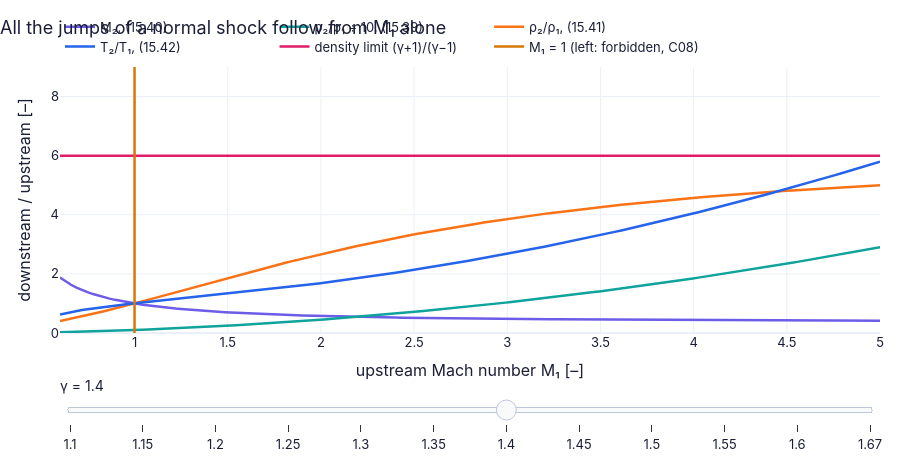

Notebook cell for this chart:
### Markdown cell above
**From scratch, without the closed form.** The energy law in the one unknown $r=u_2/u_1$ (D13 step 6) is
solved numerically by `brentq` on a bracket that leaves out the trivial root r = 1; momentum then gives the pressure. Same
numbers as `GD.normal_shock`.

### Code cell
M1 = np.linspace(0.6, 5.0, 150)                              # upstream Mach numbers, including the forbidden half
gammas = [1.1, 1.15, 1.2, 1.25, 1.3, 1.35, 1.4, 1.45, 1.5, 1.55, 1.6, 5 / 3]                         # gamma slider
def jumps(g):                                                # the four jumps for one gamma
    return {"M₂, (15.40)": (M1, GD.normal_shock_mach(M1, g)),   # downstream Mach number
            "p₂/p₁ ÷ 10, (15.39)": (M1, GD.normal_shock_pressure_ratio(M1, g) / 10),   # pressure jump, scaled to share the axis
            "ρ₂/ρ₁, (15.41)": (M1, GD.normal_shock_density_ratio(M1, g)),   # density jump
            "T₂/T₁, (15.42)": (M1, GD.normal_shock_temperature_ratio(M1, g)),   # temperature jump
            "density limit (γ+1)/(γ−1)": ([0.6, 5.0], [(g + 1) / (g - 1)] * 2),   # the strong-shock limit of (15.41)
            "M₁ = 1 (left: forbidden, C08)": ([1.0, 1.0], [0.0, 9.0])}   # a vertical marker at M1 = 1
fig = slider_figure(jumps, "γ", gammas, xlabel="upstream Mach number M₁ [–]", ylabel="downstream / upstream [–]",   # slider over gamma
                    title="All the jumps of a normal shock follow from M₁ alone", yrange=[0, 9],   # the message
                    active=gammas.index(1.4))                # open on air, gamma = 1.4
fig.show()   # display

### Figure 1 — Plotly figure (JSON) as saved in the notebook; plotly's stock layout.template omitted (floating-point values rounded to 4 significant figures; data arrays with more than 128 entries replaced by an {"elided": "..."} marker saying what was removed)
{"data": [{"hovertemplate": "M₂, (15.40): %{y:.4g}<extra>γ = 1.1 </extra>", "line": {"color": "#6c5ce7", "width": 2.5}, "mode": "lines", "name": "M₂, (15.40)", "type": "scatter", "visible": false, "x": {"elided": "150 float values"}, "y": {"elided": "150 float values"}}, {"hovertemplate": "p₂/p₁ ÷ 10, (15.39): %{y:.4g}<extra>γ = 1.1 </extra>", "line": {"color": "#0fa39c", "width": 2.5}, "mode": "lines", "name": "p₂/p₁ ÷ 10, (15.39)", "type": "scatter", "visible": false, "x": {"elided": "150 float values"}, "y": {"elided": "150 float values"}}, {"hovertemplate": "ρ₂/ρ₁, (15.41): %{y:.4g}<extra>γ = 1.1 </extra>", "line": {"color": "#f97316", "width": 2.5}, "mode": "lines", "name": "ρ₂/ρ₁, (15.41)", "type": "scatter", "visible": false, "x": {"elided": "150 float values"}, "y": {"elided": "150 float values"}}, {"hovertemplate": "T₂/T₁, (15.42): %{y:.4g}<extra>γ = 1.1 </extra>", "line": {"color": "#2563eb", "width": 2.5}, "mode": "lines", "name": "T₂/T₁, (15.42)", "type": "scatter", "visible": false, "x": {"elided": "150 float values"}, "y": {"elided": "150 float values"}}, {"hovertemplate": "density limit (γ+1)/(γ−1): %{y:.4g}<extra>γ = 1.1 </extra>", "line": {"color": "#e11d6a", "width": 2.5}, "mode": "lines", "name": "density limit (γ+1)/(γ−1)", "type": "scatter", "visible": false, "x": [0.6, 5.0], "y": [21.0, 21.0]}, {"hovertemplate": "M₁ = 1 (left: forbidden, C08): %{y:.4g}<extra>γ = 1.1 </extra>", "line": {"color": "#d97706", "width": 2.5}, "mode": "lines", "name": "M₁ = 1 (left: forbidden, C08)", "type": "scatter", "visible": false, "x": [1.0, 1.0], "y": [0.0, 9.0]}, {"hovertemplate": "M₂, (15.40): %{y:.4g}<extra>γ = 1.15 </extra>", "line": {"color": "#6c5ce7", "width": 2.5}, "mode": "lines", "name": "M₂, (15.40)", "type": "scatter", "visible": false, "x": {"elided": "150 float values"}, "y": {"elided": "150 float values"}}, {"hovertemplate": "p₂/p₁ ÷ 10, (15.39): %{y:.4g}<extra>γ = 1.15 </extra>", "line": {"color": "#0fa39c", "width": 2.5}, "mode": "lines", "name": "p₂/p₁ ÷ 10, (15.39)", "type": "scatter", "visible": false, "x": {"elided": "150 float values"}, "y": {"elided": "150 float values"}}, {"hovertemplate": "ρ₂/ρ₁, (15.41): %{y:.4g}<extra>γ = 1.15 </extra>", "line": {"color": "#f97316", "width": 2.5}, "mode": "lines", "name": "ρ₂/ρ₁, (15.41)", "type": "scatter", "visible": false, "x": {"elided": "150 float values"}, "y": {"elided": "150 float values"}}, {"hovertemplate": "T₂/T₁, (15.42): %{y:.4g}<extra>γ = 1.15 </extra>", "line": {"color": "#2563eb", "width": 2.5}, "mode": "lines", "name": "T₂/T₁, (15.42)", "type": "scatter", "visible": false, "x": {"elided": "150 float values"}, "y": {"elided": "150 float values"}}, {"hovertemplate": "density limit (γ+1)/(γ−1): %{y:.4g}<extra>γ = 1.15 </extra>", "line": {"color": "#e11d6a", "width": 2.5}, "mode": "lines", "name": "density limit (γ+1)/(γ−1)", "type": "scatter", "visible": false, "x": [0.6, 5.0], "y": [14.33, 14.33]}, {"hovertemplate": "M₁ = 1 (left: forbidden, C08): %{y:.4g}<extra>γ = 1.15 </extra>", "line": {"color": "#d97706", "width": 2.5}, "mode": "lines", "name": "M₁ = 1 (left: forbidden, C08)", "type": "scatter", "visible": false, "x": [1.0, 1.0], "y": [0.0, 9.0]}, {"hovertemplate": "M₂, (15.40): %{y:.4g}<extra>γ = 1.2 </extra>", "line": {"color": "#6c5ce7", "width": 2.5}, "mode": "lines", "name": "M₂, (15.40)", "type": "scatter", "visible": false, "x": {"elided": "150 float values"}, "y": {"elided": "150 float values"}}, {"hovertemplate": "p₂/p₁ ÷ 10, (15.39): %{y:.4g}<extra>γ = 1.2 </extra>", "line": {"color": "#0fa39c", "width": 2.5}, "mode": "lines", "name": "p₂/p₁ ÷ 10, (15.39)", "type": "scatter", "visible": false, "x": {"elided": "150 float values"}, "y": {"elided": "150 float values"}}, {"hovertemplate": "ρ₂/ρ₁, (15.41): %{y:.4g}<extra>γ = 1.2 </extra>", "line": {"color": "#f97316", "width": 2.5}, "mode": "lines", "name": "ρ₂/ρ₁, (15.41)", "type": "scatter", "visible": false, "x": {"elided": "150 float values"}, "y": {"elided": "150 float values"}}, {"hovertemplate": "T₂/T₁, (15.42): %{y:.4g}<extra>γ = 1.2 </extra>", "line": {"color": "#2563eb", "width": 2.5}, "mode": "lines", "name": "T₂/T₁, (15.42)", "type": "scatter", "visible": false, "x": {"elided": "150 float values"}, "y": {"elided": "150 float values"}}, {"hovertemplate": "density limit (γ+1)/(γ−1): %{y:.4g}<extra>γ = 1.2 </extra>", "line": {"color": "#e11d6a", "width": 2.5}, "mode": "lines", "name": "density limit (γ+1)/(γ−1)", "type": "scatter", "visible": false, "x": [0.6, 5.0], "y": [11.0, 11.0]}, {"hovertemplate": "M₁ = 1 (left: forbidden, C08): %{y:.4g}<extra>γ = 1.2 </extra>", "line": {"color": "#d97706", "width": 2.5}, "mode": "lines", "name": "M₁ = 1 (left: forbidden, C08)", "type": "scatter", "visible": false, "x": [1.0, 1.0], "y": [0.0, 9.0]}, {"hovertemplate": "M₂, (15.40): %{y:.4g}<extra>γ = 1.25 </extra>", "line": {"color": "#6c5ce7", "width": 2.5}, "mode": "lines", "name": "M₂, (15.40)", "type": "scatter", "visible": false, "x": {"elided": "150 float values"}, "y": {"elided": "150 float values"}}, {"hovertemplate": "p₂/p₁ ÷ 10, (15.39): %{y:.4g}<extra>γ = 1.25 </extra>", "line": {"color": "#0fa39c", "width": 2.5}, "mode": "lines", "name": "p₂/p₁ ÷ 10, (15.39)", "type": "scatter", "visible": false, "x": {"elided": "150 float values"}, "y": {"elided": "150 float values"}}, {"hovertemplate": "ρ₂/ρ₁, (15.41): %{y:.4g}<extra>γ = 1.25 </extra>", "line": {"color": "#f97316", "width": 2.5}, "mode": "lines", "name": "ρ₂/ρ₁, (15.41)", "type": "scatter", "visible": false, "x": {"elided": "150 float values"}, "y": {"elided": "150 float values"}}, {"hovertemplate": "T₂/T₁, (15.42): %{y:.4g}<extra>γ = 1.25 </extra>", "line": {"color": "#2563eb", "width": 2.5}, "mode": "lines", "name": "T₂/T₁, (15.42)", "type": "scatter", "visible": false, "x": {"elided": "150 float values"}, "y": {"elided": "150 float values"}}, {"hovertemplate": "density limit (γ+1)/(γ−1): %{y:.4g}<extra>γ = 1.25 </extra>", "line": {"color": "#e11d6a", "width": 2.5}, "mode": "lines", "name": "density limit (γ+1)/(γ−1)", "type": "scatter", "visible": false, "x": [0.6, 5.0], "y": [9.0, 9.0]}, {"hovertemplate": "M₁ = 1 (left: forbidden, C08): %{y:.4g}<extra>γ = 1.25 </extra>", "line": {"color": "#d97706", "width": 2.5}, "mode": "lines", "name": "M₁ = 1 (left: forbidden, C08)", "type": "scatter", "visible": false, "x": [1.0, 1.0], "y": [0.0, 9.0]}, {"hovertemplate": "M₂, (15.40): %{y:.4g}<extra>γ = 1.3 </extra>", "line": {"color": "#6c5ce7", "width": 2.5}, "mode": "lines", "name": "M₂, (15.40)", "type": "scatter", "visible": false, "x": {"elided": "150 float values"}, "y": {"elided": "150 float values"}}, {"hovertemplate": "p₂/p₁ ÷ 10, (15.39): %{y:.4g}<extra>γ = 1.3 </extra>", "line": {"color": "#0fa39c", "width": 2.5}, "mode": "lines", "name": "p₂/p₁ ÷ 10, (15.39)", "type": "scatter", "visible": false, "x": {"elided": "150 float values"}, "y": {"elided": "150 float values"}}, {"hovertemplate": "ρ₂/ρ₁, (15.41): %{y:.4g}<extra>γ = 1.3 </extra>", "line": {"color": "#f97316", "width": 2.5}, "mode": "lines", "name": "ρ₂/ρ₁, (15.41)", "type": "scatter", "visible": false, "x": {"elided": "150 float values"}, "y": {"elided": "150 float values"}}, {"hovertemplate": "T₂/T₁, (15.42): %{y:.4g}<extra>γ = 1.3 </extra>", "line": {"color": "#2563eb", "width": 2.5}, "mode": "lines", "name": "T₂/T₁, (15.42)", "type": "scatter", "visible": false, "x": {"elided": "150 float values"}, "y": {"elided": "150 float values"}}, {"hovertemplate": "density limit (γ+1)/(γ−1): %{y:.4g}<extra>γ = 1.3 </extra>", "line": {"color": "#e11d6a", "width": 2.5}, "mode": "lines", "name": "density limit (γ+1)/(γ−1)", "type": "scatter", "visible": false, "x": [0.6, 5.0], "y": [7.667, 7.667]}, {"hovertemplate": "M₁ = 1 (left: forbidden, C08): %{y:.4g}<extra>γ = 1.3 </extra>", "line": {"color": "#d97706", "width": 2.5}, "mode": "lines", "name": "M₁ = 1 (left: forbidden, C08)", "type": "scatter", "visible": false, "x": [1.0, 1.0], "y": [0.0, 9.0]}, {"hovertemplate": "M₂, (15.40): %{y:.4g}<extra>γ = 1.35 </extra>", "line": {"color": "#6c5ce7", "width": 2.5}, "mode": "lines", "name": "M₂, (15.40)", "type": "scatter", "visible": false, "x": {"elided": "150 float values"}, "y": {"elided": "150 float values"}}, {"hovertemplate": "p₂/p₁ ÷ 10, (15.39): %{y:.4g}<extra>γ = 1.35 </extra>", "line": {"color": "#0fa39c", "width": 2.5}, "mode": "lines", "name": "p₂/p₁ ÷ 10, (15.39)", "type": "scatter", "visible": false, "x": {"elided": "150 float values"}, "y": {"elided": "150 float values"}}, {"hovertemplate": "ρ₂/ρ₁, (15.41): %{y:.4g}<extra>γ = 1.35 </extra>", "line": {"color": "#f97316", "width": 2.5}, "mode": "lines", "name": "ρ₂/ρ₁, (15.41)", "type": "scatter", "visible": false, "x": {"elided": "150 float values"}, "y": {"elided": "150 float values"}}, {"hovertemplate": "T₂/T₁, (15.42): %{y:.4g}<extra>γ = 1.35 </extra>", "line": {"color": "#2563eb", "width": 2.5}, "mode": "lines", "name": "T₂/T₁, (15.42)", "type": "scatter", "visible": false, "x": {"elided": "150 float values"}, "y": {"elided": "150 float values"}}, {"hovertemplate": "density limit (γ+1)/(γ−1): %{y:.4g}<extra>γ = 1.35 </extra>", "line": {"color": "#e11d6a", "width": 2.5}, "mode": "lines", "name": "density limit (γ+1)/(γ−1)", "type": "scatter", "visible": false, "x": [0.6, 5.0], "y": [6.714, 6.714]}, {"hovertemplate": "M₁ = 1 (left: forbidden, C08): %{y:.4g}<extra>γ = 1.35 </extra>", "line": {"color": "#d97706", "width": 2.5}, "mode": "lines", "name": "M₁ = 1 (left: forbidden, C08)", "type": "scatter", "visible": false, "x": [1.0, 1.0], "y": [0.0, 9.0]}, {"hovertemplate": "M₂, (15.40): %{y:.4g}<extra>γ = 1.4 </extra>", "line": {"color": "#6c5ce7", "width": 2.5}, "mode": "lines", "name": "M₂, (15.40)", "type": "scatter", "visible": true, "x": {"elided": "150 float values"}, "y": {"elided": "150 float values"}}, {"hovertemplate": "p₂/p₁ ÷ 10, (15.39): %{y:.4g}<extra>γ = 1.4 </extra>", "line": {"color": "#0fa39c", "width": 2.5}, "mode": "lines", "name": "p₂/p₁ ÷ 10, (15.39)", "type": "scatter", "visible": true, "x": {"elided": "150 float values"}, "y": {"elided": "150 float values"}}, {"hovertemplate": "ρ₂/ρ₁, (15.41): %{y:.4g}<extra>γ = 1.4 </extra>", "line": {"color": "#f97316", "width": 2.5}, "mode": "lines", "name": "ρ₂/ρ₁, (15.41)", "type": "scatter", "visible": true, "x": {"elided": "150 float values"}, "y": {"elided": "150 float values"}}, {"hovertemplate": "T₂/T₁, (15.42): %{y:.4g}<extra>γ = 1.4 </extra>", "line": {"color": "#2563eb", "width": 2.5}, "mode": "lines", "name": "T₂/T₁, (15.42)", "type": "scatter", "visible": true, "x": {"elided": "150 float values"}, "y": {"elided": "150 float values"}}, {"hovertemplate": "density limit (γ+1)/(γ−1): %{y:.4g}<extra>γ = 1.4 </extra>", "line": {"color": "#e11d6a", "width": 2.5}, "mode": "lines", "name": "density limit (γ+1)/(γ−1)", "type": "scatter", "visible": true, "x": [0.6, 5.0], "y": [6.0, 6.0]}, {"hovertemplate": "M₁ = 1 (left: forbidden, C08): %{y:.4g}<extra>γ = 1.4 </extra>", "line": {"color": "#d97706", "width": 2.5}, "mode": "lines", "name": "M₁ = 1 (left: forbidden, C08)", "type": "scatter", "visible": true, "x": [1.0, 1.0], "y": [0.0, 9.0]}, {"hovertemplate": "M₂, (15.40): %{y:.4g}<extra>γ = 1.45 </extra>", "line": {"color": "#6c5ce7", "width": 2.5}, "mode": "lines", "name": "M₂, (15.40)", "type": "scatter", "visible": false, "x": {"elided": "150 float values"}, "y": {"elided": "150 float values"}}, {"hovertemplate": "p₂/p₁ ÷ 10, (15.39): %{y:.4g}<extra>γ = 1.45 </extra>", "line": {"color": "#0fa39c", "width": 2.5}, "mode": "lines", "name": "p₂/p₁ ÷ 10, (15.39)", "type": "scatter", "visible": false, "x": {"elided": "150 float values"}, "y": {"elided": "150 float values"}}, {"hovertemplate": "ρ₂/ρ₁, (15.41): %{y:.4g}<extra>γ = 1.45 </extra>", "line": {"color": "#f97316", "width": 2.5}, "mode": "lines", "name": "ρ₂/ρ₁, (15.41)", "type": "scatter", "visible": false, "x": {"elided": "150 float values"}, "y": {"elided": "150 float values"}}, {"hovertemplate": "T₂/T₁, (15.42): %{y:.4g}<extra>γ = 1.45 </extra>", "line": {"color": "#2563eb", "width": 2.5}, "mode": "lines", "name": "T₂/T₁, (15.42)", "type": "scatter", "visible": false, "x": {"elided": "150 float values"}, "y": {"elided": "150 float values"}}, {"hovertemplate": "density limit (γ+1)/(γ−1): %{y:.4g}<extra>γ = 1.45 </extra>", "line": {"color": "#e11d6a", "width": 2.5}, "mode": "lines", "name": "density limit (γ+1)/(γ−1)", "type": "scatter", "visible": false, "x": [0.6, 5.0], "y": [5.444, 5.444]}, {"hovertemplate": "M₁ = 1 (left: forbidden, C08): %{y:.4g}<extra>γ = 1.45 </extra>", "line": {"color": "#d97706", "width": 2.5}, "mode": "lines", "name": "M₁ = 1 (left: forbidden, C08)", "type": "scatter", "visible": false, "x": [1.0, 1.0], "y": [0.0, 9.0]}, {"hovertemplate": "M₂, (15.40): %{y:.4g}<extra>γ = 1.5 </extra>", "line": {"color": "#6c5ce7", "width": 2.5}, "mode": "lines", "name": "M₂, (15.40)", "type": "scatter", "visible": false, "x": {"elided": "150 float values"}, "y": {"elided": "150 float values"}}, {"hovertemplate": "p₂/p₁ ÷ 10, (15.39): %{y:.4g}<extra>γ = 1.5 </extra>", "line": {"color": "#0fa39c", "width": 2.5}, "mode": "lines", "name": "p₂/p₁ ÷ 10, (15.39)", "type": "scatter", "visible": false, "x": {"elided": "150 float values"}, "y": {"elided": "150 float values"}}, {"hovertemplate": "ρ₂/ρ₁, (15.41): %{y:.4g}<extra>γ = 1.5 </extra>", "line": {"color": "#f97316", "width": 2.5}, "mode": "lines", "name": "ρ₂/ρ₁, (15.41)", "type": "scatter", "visible": false, "x": {"elided": "150 float values"}, "y": {"elided": "150 float values"}}, {"hovertemplate": "T₂/T₁, (15.42): %{y:.4g}<extra>γ = 1.5 </extra>", "line": {"color": "#2563eb", "width": 2.5}, "mode": "lines", "name": "T₂/T₁, (15.42)", "type": "scatter", "visible": false, "x": {"elided": "150 float values"}, "y": {"elided": "150 float values"}}, {"hovertemplate": "density limit (γ+1)/(γ−1): %{y:.4g}<extra>γ = 1.5 </extra>", "line": {"color": "#e11d6a", "width": 2.5}, "mode": "lines", "name": "density limit (γ+1)/(γ−1)", "type": "scatter", "visible": false, "x": [0.6, 5.0], "y": [5.0, 5.0]}, {"hovertemplate": "M₁ = 1 (left: forbidden, C08): %{y:.4g}<extra>γ = 1.5 </extra>", "line": {"color": "#d97706", "width": 2.5}, "mode": "lines", "name": "M₁ = 1 (left: forbidden, C08)", "type": "scatter", "visible": false, "x": [1.0, 1.0], "y": [0.0, 9.0]}, {"hovertemplate": "M₂, (15.40): %{y:.4g}<extra>γ = 1.55 </extra>", "line": {"color": "#6c5ce7", "width": 2.5}, "mode": "lines", "name": "M₂, (15.40)", "type": "scatter", "visible": false, "x": {"elided": "150 float values"}, "y": {"elided": "150 float values"}}, {"hovertemplate": "p₂/p₁ ÷ 10, (15.39): %{y:.4g}<extra>γ = 1.55 </extra>", "line": {"color": "#0fa39c", "width": 2.5}, "mode": "lines", "name": "p₂/p₁ ÷ 10, (15.39)", "type": "scatter", "visible": false, "x": {"elided": "150 float values"}, "y": {"elided": "150 float values"}}, {"hovertemplate": "ρ₂/ρ₁, (15.41): %{y:.4g}<extra>γ = 1.55 </extra>", "line": {"color": "#f97316", "width": 2.5}, "mode": "lines", "name": "ρ₂/ρ₁, (15.41)", "type": "scatter", "visible": false, "x": {"elided": "150 float values"}, "y": {"elided": "150 float values"}}, {"hovertemplate": "T₂/T₁, (15.42): %{y:.4g}<extra>γ = 1.55 </extra>", "line": {"color": "#2563eb", "width": 2.5}, "mode": "lines", "name": "T₂/T₁, (15.42)", "type": "scatter", "visible": false, "x": {"elided": "150 float values"}, "y": {"elided": "150 float values"}}, {"hovertemplate": "density limit (γ+1)/(γ−1): %{y:.4g}<extra>γ = 1.55 </extra>", "line": {"color": "#e11d6a", "width": 2.5}, "mode": "lines", "name": "density limit (γ+1)/(γ−1)", "type": "scatter", "visible": false, "x": [0.6, 5.0], "y": [4.636, 4.636]}, {"hovertemplate": "M₁ = 1 (left: forbidden, C08): %{y:.4g}<extra>γ = 1.55 </extra>", "line": {"color": "#d97706", "width": 2.5}, "mode": "lines", "name": "M₁ = 1 (left: forbidden, C08)", "type": "scatter", "visible": false, "x": [1.0, 1.0], "y": [0.0, 9.0]}, {"hovertemplate": "M₂, (15.40): %{y:.4g}<extra>γ = 1.6 </extra>", "line": {"color": "#6c5ce7", "width": 2.5}, "mode": "lines", "name": "M₂, (15.40)", "type": "scatter", "visible": false, "x": {"elided": "150 float values"}, "y": {"elided": "150 float values"}}, {"hovertemplate": "p₂/p₁ ÷ 10, (15.39): %{y:.4g}<extra>γ = 1.6 </extra>", "line": {"color": "#0fa39c", "width": 2.5}, "mode": "lines", "name": "p₂/p₁ ÷ 10, (15.39)", "type": "scatter", "visible": false, "x": {"elided": "150 float values"}, "y": {"elided": "150 float values"}}, {"hovertemplate": "ρ₂/ρ₁, (15.41): %{y:.4g}<extra>γ = 1.6 </extra>", "line": {"color": "#f97316", "width": 2.5}, "mode": "lines", "name": "ρ₂/ρ₁, (15.41)", "type": "scatter", "visible": false, "x": {"elided": "150 float values"}, "y": {"elided": "150 float values"}}, {"hovertemplate": "T₂/T₁, (15.42): %{y:.4g}<extra>γ = 1.6 </extra>", "line": {"color": "#2563eb", "width": 2.5}, "mode": "lines", "name": "T₂/T₁, (15.42)", "type": "scatter", "visible": false, "x": {"elided": "150 float values"}, "y": {"elided": "150 float values"}}, {"hovertemplate": "density limit (γ+1)/(γ−1): %{y:.4g}<extra>γ = 1.6 </extra>", "line": {"color": "#e11d6a", "width": 2.5}, "mode": "lines", "name": "density limit (γ+1)/(γ−1)", "type": "scatter", "visible": false, "x": [0.6, 5.0], "y": [4.333, 4.333]}, {"hovertemplate": "M₁ = 1 (left: forbidden, C08): %{y:.4g}<extra>γ = 1.6 </extra>", "line": {"color": "#d97706", "width": 2.5}, "mode": "lines", "name": "M₁ = 1 (left: forbidden, C08)", "type": "scatter", "visible": false, "x": [1.0, 1.0], "y": [0.0, 9.0]}, {"hovertemplate": "M₂, (15.40): %{y:.4g}<extra>γ = 1.67 </extra>", "line": {"color": "#6c5ce7", "width": 2.5}, "mode": "lines", "name": "M₂, (15.40)", "type": "scatter", "visible": false, "x": {"elided": "150 float values"}, "y": {"elided": "150 float values"}}, {"hovertemplate": "p₂/p₁ ÷ 10, (15.39): %{y:.4g}<extra>γ = 1.67 </extra>", "line": {"color": "#0fa39c", "width": 2.5}, "mode": "lines", "name": "p₂/p₁ ÷ 10, (15.39)", "type": "scatter", "visible": false, "x": {"elided": "150 float values"}, "y": {"elided": "150 float values"}}, {"hovertemplate": "ρ₂/ρ₁, (15.41): %{y:.4g}<extra>γ = 1.67 </extra>", "line": {"color": "#f97316", "width": 2.5}, "mode": "lines", "name": "ρ₂/ρ₁, (15.41)", "type": "scatter", "visible": false, "x": {"elided": "150 float values"}, "y": {"elided": "150 float values"}}, {"hovertemplate": "T₂/T₁, (15.42): %{y:.4g}<extra>γ = 1.67 </extra>", "line": {"color": "#2563eb", "width": 2.5}, "mode": "lines", "name": "T₂/T₁, (15.42)", "type": "scatter", "visible": false, "x": {"elided": "150 float values"}, "y": {"elided": "150 float values"}}, {"hovertemplate": "density limit (γ+1)/(γ−1): %{y:.4g}<extra>γ = 1.67 </extra>", "line": {"color": "#e11d6a", "width": 2.5}, "mode": "lines", "name": "density limit (γ+1)/(γ−1)", "type": "scatter", "visible": false, "x": [0.6, 5.0], "y": [4.0, 4.0]}, {"hovertemplate": "M₁ = 1 (left: forbidden, C08): %{y:.4g}<extra>γ = 1.67 </extra>", "line": {"color": "#d97706", "width": 2.5}, "mode": "lines", "name": "M₁ = 1 (left: forbidden, C08)", "type": "scatter", "visible": false, "x": [1.0, 1.0], "y": [0.0, 9.0]}], "layout": {"colorway": ["#6c5ce7", "#0fa39c", "#f97316", "#2563eb", "#e11d6a", "#d97706"], "font": {"color": "#1a1f36", "family": "Inter, -apple-system, Segoe UI, Roboto, sans-serif", "size": 13}, "height": 460, "hovermode": "x unified", "legend": {"orientation": "h", "x": 0, "xanchor": "left", "y": 1.02, "yanchor": "bottom"}, "margin": {"b": 90, "l": 60, "r": 20, "t": 60}, "sliders": [{"active": 6, "currentvalue": {"font": {"size": 14}, "prefix": "γ = ", "suffix": " "}, "pad": {"t": 40}, "steps": [{"args": [{"visible": [true, true, true, true, true, true, false, false, false, false, false, false, false, false, false, false, false, false, false, false, false, false, false, false, false, false, false, false, false, false, false, false, false, false, false, false, false, false, false, false, false, false, false, false, false, false, false, false, false, false, false, false, false, false, false, false, false, false, false, false, false, false, false, false, false, false, false, false, false, false, false, false]}], "label": "1.1", "method": "update"}, {"args": [{"visible": [false, false, false, false, false, false, true, true, true, true, true, true, false, false, false, false, false, false, false, false, false, false, false, false, false, false, false, false, false, false, false, false, false, false, false, false, false, false, false, false, false, false, false, false, false, false, false, false, false, false, false, false, false, false, false, false, false, false, false, false, false, false, false, false, false, false, false, false, false, false, false, false]}], "label": "1.15", "method": "update"}, {"args": [{"visible": [false, false, false, false, false, false, false, false, false, false, false, false, true, true, true, true, true, true, false, false, false, false, false, false, false, false, false, false, false, false, false, false, false, false, false, false, false, false, false, false, false, false, false, false, false, false, false, false, false, false, false, false, false, false, false, false, false, false, false, false, false, false, false, false, false, false, false, false, false, false, false, false]}], "label": "1.2", "method": "update"}, {"args": [{"visible": [false, false, false, false, false, false, false, false, false, false, false, false, false, false, false, false, false, false, true, true, true, true, true, true, false, false, false, false, false, false, false, false, false, false, false, false, false, false, false, false, false, false, false, false, false, false, false, false, false, false, false, false, false, false, false, false, false, false, false, false, false, false, false, false, false, false, false, false, false, false, false, false]}], "label": "1.25", "method": "update"}, {"args": [{"visible": [false, false, false, false, false, false, false, false, false, false, false, false, false, false, false, false, false, false, false, false, false, false, false, false, true, true, true, true, true, true, false, false, false, false, false, false, false, false, false, false, false, false, false, false, false, false, false, false, false, false, false, false, false, false, false, false, false, false, false, false, false, false, false, false, false, false, false, false, false, false, false, false]}], "label": "1.3", "method": "update"}, {"args": [{"visible": [false, false, false, false, false, false, false, false, false, false, false, false, false, false, false, false, false, false, false, false, false, false, false, false, false, false, false, false, false, false, true, true, true, true, true, true, false, false, false, false, false, false, false, false, false, false, false, false, false, false, false, false, false, false, false, false, false, false, false, false, false, false, false, false, false, false, false, false, false, false, false, false]}], "label": "1.35", "method": "update"}, {"args": [{"visible": [false, false, false, false, false, false, false, false, false, false, false, false, false, false, false, false, false, false, false, false, false, false, false, false, false, false, false, false, false, false, false, false, false, false, false, false, true, true, true, true, true, true, false, false, false, false, false, false, false, false, false, false, false, false, false, false, false, false, false, false, false, false, false, false, false, false, false, false, false, false, false, false]}], "label": "1.4", "method": "update"}, {"args": [{"visible": [false, false, false, false, false, false, false, false, false, false, false, false, false, false, false, false, false, false, false, false, false, false, false, false, false, false, false, false, false, false, false, false, false, false, false, false, false, false, false, false, false, false, true, true, true, true, true, true, false, false, false, false, false, false, false, false, false, false, false, false, false, false, false, false, false, false, false, false, false, false, false, false]}], "label": "1.45", "method": "update"}, {"args": [{"visible": [false, false, false, false, false, false, false, false, false, false, false, false, false, false, false, false, false, false, false, false, false, false, false, false, false, false, false, false, false, false, false, false, false, false, false, false, false, false, false, false, false, false, false, false, false, false, false, false, true, true, true, true, true, true, false, false, false, false, false, false, false, false, false, false, false, false, false, false, false, false, false, false]}], "label": "1.5", "method": "update"}, {"args": [{"visible": [false, false, false, false, false, false, false, false, false, false, false, false, false, false, false, false, false, false, false, false, false, false, false, false, false, false, false, false, false, false, false, false, false, false, false, false, false, false, false, false, false, false, false, false, false, false, false, false, false, false, false, false, false, false, true, true, true, true, true, true, false, false, false, false, false, false, false, false, false, false, false, false]}], "label": "1.55", "method": "update"}, {"args": [{"visible": [false, false, false, false, false, false, false, false, false, false, false, false, false, false, false, false, false, false, false, false, false, false, false, false, false, false, false, false, false, false, false, false, false, false, false, false, false, false, false, false, false, false, false, false, false, false, false, false, false, false, false, false, false, false, false, false, false, false, false, false, true, true, true, true, true, true, false, false, false, false, false, false]}], "label": "1.6", "method": "update"}, {"args": [{"visible": [false, false, false, false, false, false, false, false, false, false, false, false, false, false, false, false, false, false, false, false, false, false, false, false, false, false, false, false, false, false, false, false, false, false, false, false, false, false, false, false, false, false, false, false, false, false, false, false, false, false, false, false, false, false, false, false, false, false, false, false, false, false, false, false, false, false, true, true, true, true, true, true]}], "label": "1.67", "method": "update"}]}], "title": {"text": "All the jumps of a normal shock follow from M₁ alone", "x": 0}, "xaxis": {"range": [0.6, 5.0], "title": {"text": "upstream Mach number M₁ [–]"}}, "yaxis": {"range": [0, 9], "title": {"text": "downstream / upstream [–]"}}}}
